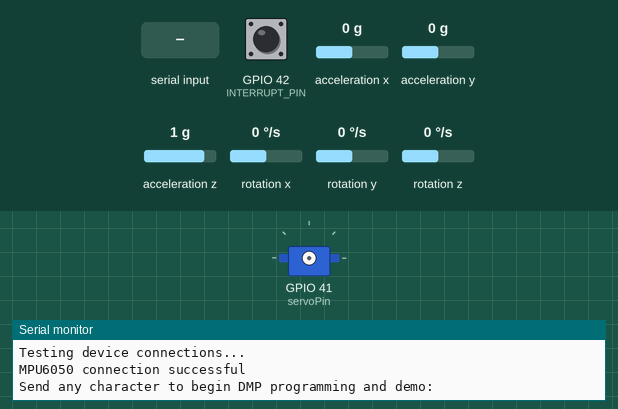
Bench run of a sketch on a simulated ESP32. Shown: servo, the last lines printed to the serial monitor. The inputs (shaded band) are chosen by the test bench; at power-on: acceleration y 0 g, acceleration z 1 g, GPIO 42 (INTERRUPT_PIN) LOW, acceleration x 0 g, rotation x 0 °/s, rotation y 0 °/s, rotation z 0 °/s. The sensor or clock chip raises its interrupt line as the real part does.

Above: at 0.8 s.
0.9 s: "1\n" received over Serial
2.9 s: acceleration y set to -1.4 g
At 3.5 s:
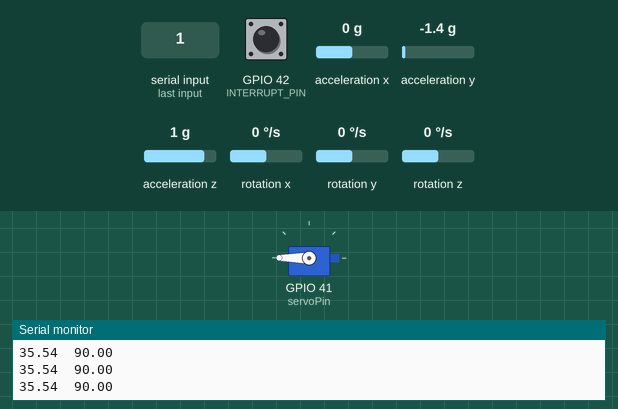
4.4 s: acceleration y set to 0.8 g
At 5.9 s:
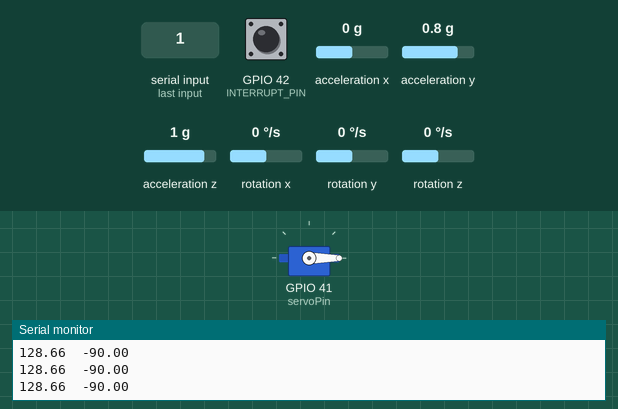
6.2 s: acceleration y set to -0.1 g
At 6.67 s:
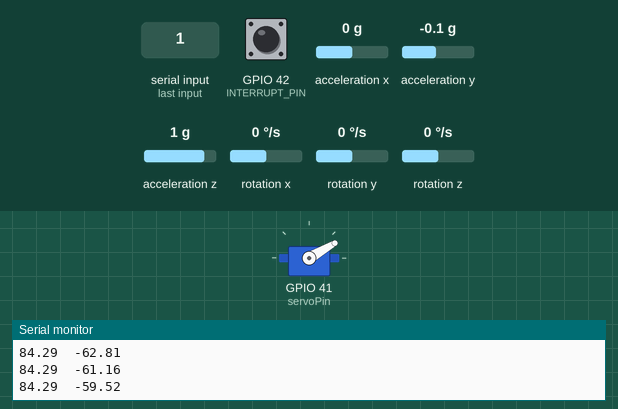
9.2 s: acceleration z set to 0.8 g
Timing chart, 0 to 11.9 s (numbered marks = the images above; inputs shaded):
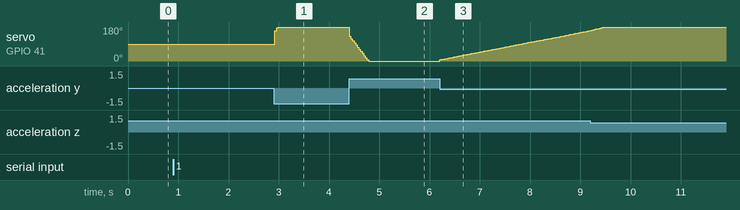

Measured:
- after the input at 2.9 s, servo on GPIO 41 (servoPin): 90° → 180° at once
- after the input at 4.4 s, servo on GPIO 41 (servoPin): moves from 180° to 0° over 0.39 s, starting at once
- after the input at 6.2 s, servo on GPIO 41 (servoPin): moves from 0° to 160° over 3.0 s, starting at once

The sketch:

fin_stabilizer_test.ino
```cpp
#include "ArduPID.h"
#include <pwmWrite.h>
#include "I2Cdev.h"
#include "MPU6050_6Axis_MotionApps20.h"

#define OUTPUT_READABLE_YAWPITCHROLL

#if I2CDEV_IMPLEMENTATION == I2CDEV_ARDUINO_WIRE
    #include "Wire.h"
#endif
MPU6050 mpu;
#define INTERRUPT_PIN 42  // use pin 2 on Arduino Uno & most boards
bool blinkState = false;
bool dmpReady = false;  // set true if DMP init was successful
uint8_t mpuIntStatus;   // holds actual interrupt status byte from MPU
uint8_t devStatus;      // return status after each device operation (0 = success, !0 = error)
uint16_t packetSize;    // expected DMP packet size (default is 42 bytes)
uint16_t fifoCount;     // count of all bytes currently in FIFO
uint8_t fifoBuffer[64]; // FIFO storage buffer
Quaternion q;           // [w, x, y, z]         quaternion container
VectorInt16 aa;         // [x, y, z]            accel sensor measurements
VectorInt16 aaReal;     // [x, y, z]            gravity-free accel sensor measurements
VectorInt16 aaWorld;    // [x, y, z]            world-frame accel sensor measurements
VectorFloat gravity;    // [x, y, z]            gravity vector
float euler[3];         // [psi, theta, phi]    Euler angle container
float ypr[3];           // [yaw, pitch, roll]   yaw/pitch/roll container and gravity vector

// packet structure for InvenSense teapot demo
uint8_t teapotPacket[14] = { '$', 0x02, 0,0, 0,0, 0,0, 0,0, 0x00, 0x00, '\r', '\n' };
volatile bool mpuInterrupt = false;     // indicates whether MPU interrupt pin has gone high
void dmpDataReady() {
    mpuInterrupt = true;
}

ArduPID myController;
Pwm pwm = Pwm();
const int servoPin = 41;

double pos = 0;

double setpoint = 0;
double input1;
double output1;
double p1 = 1;
double i1 = 3;
double d1 = 0;
void setup() {
  myController.begin(&input1, &output1, &setpoint, p1, i1, d1);
  myController.setOutputLimits(-90, 90);
  myController.setWindUpLimits(-5, 5); // Groth bounds for the integral term to prevent integral wind-up
  myController.start();
  #if I2CDEV_IMPLEMENTATION == I2CDEV_ARDUINO_WIRE
        Wire.begin(1, 2);
        Wire.setClock(400000); // 400kHz I2C clock. Comment this line if having compilation difficulties
    #elif I2CDEV_IMPLEMENTATION == I2CDEV_BUILTIN_FASTWIRE
        Fastwire::setup(400, true);
    #endif

  Serial.begin(115200);
  while (!Serial);
  Serial.println(F("Initializing I2C devices..."));
    mpu.initialize();
    pinMode(INTERRUPT_PIN, INPUT);

    // verify connection
    Serial.println(F("Testing device connections..."));
    Serial.println(mpu.testConnection() ? F("MPU6050 connection successful") : F("MPU6050 connection failed"));

    // wait for ready
    Serial.println(F("\nSend any character to begin DMP programming and demo: "));
    while (Serial.available() && Serial.read()); // empty buffer
    while (!Serial.available());                 // wait for data
    while (Serial.available() && Serial.read()); // empty buffer again

    // load and configure the DMP
    Serial.println(F("Initializing DMP..."));
    devStatus = mpu.dmpInitialize();

    // supply your own gyro offsets here, scaled for min sensitivity
    mpu.setXGyroOffset(220);
    mpu.setYGyroOffset(76);
    mpu.setZGyroOffset(-85);
    mpu.setZAccelOffset(1788); // 1688 factory default for my test chip

    // make sure it worked (returns 0 if so)
    if (devStatus == 0) {
        // Calibration Time: generate offsets and calibrate our MPU6050
        mpu.CalibrateAccel(6);
        mpu.CalibrateGyro(6);
        mpu.PrintActiveOffsets();
        // turn on the DMP, now that it's ready
        Serial.println(F("Enabling DMP..."));
        mpu.setDMPEnabled(true);

        // enable Arduino interrupt detection
        Serial.print(F("Enabling interrupt detection (Arduino external interrupt "));
        Serial.print(digitalPinToInterrupt(INTERRUPT_PIN));
        Serial.println(F(")..."));
        attachInterrupt(digitalPinToInterrupt(INTERRUPT_PIN), dmpDataReady, RISING);
        mpuIntStatus = mpu.getIntStatus();

        // set our DMP Ready flag so the main loop() function knows it's okay to use it
        Serial.println(F("DMP ready! Waiting for first interrupt..."));
        dmpReady = true;

        // get expected DMP packet size for later comparison
        packetSize = mpu.dmpGetFIFOPacketSize();
    } else {
        // ERROR!
        // 1 = initial memory load failed
        // 2 = DMP configuration updates failed
        // (if it's going to break, usually the code will be 1)
        Serial.print(F("DMP Initialization failed (code "));
        Serial.print(devStatus);
        Serial.println(F(")"));
    }
}

void loop() {
  if (!dmpReady) return;
    // read a packet from FIFO
    if (mpu.dmpGetCurrentFIFOPacket(fifoBuffer)) { // Get the Latest packet
      #ifdef OUTPUT_READABLE_YAWPITCHROLL
      mpu.dmpGetQuaternion(&q, fifoBuffer);
      mpu.dmpGetGravity(&gravity, &q);
      mpu.dmpGetYawPitchRoll(ypr, &q, &gravity);
      Serial.print((ypr[2] * 180/M_PI)+ 90);
      input1 = ypr[2] * 180/M_PI;
      myController.compute();
      Serial.print("\t");
      Serial.println(output1);
      pwm.writeServo(41, (output1) + 90);
      delay(25);
      #endif
    }
}
```
